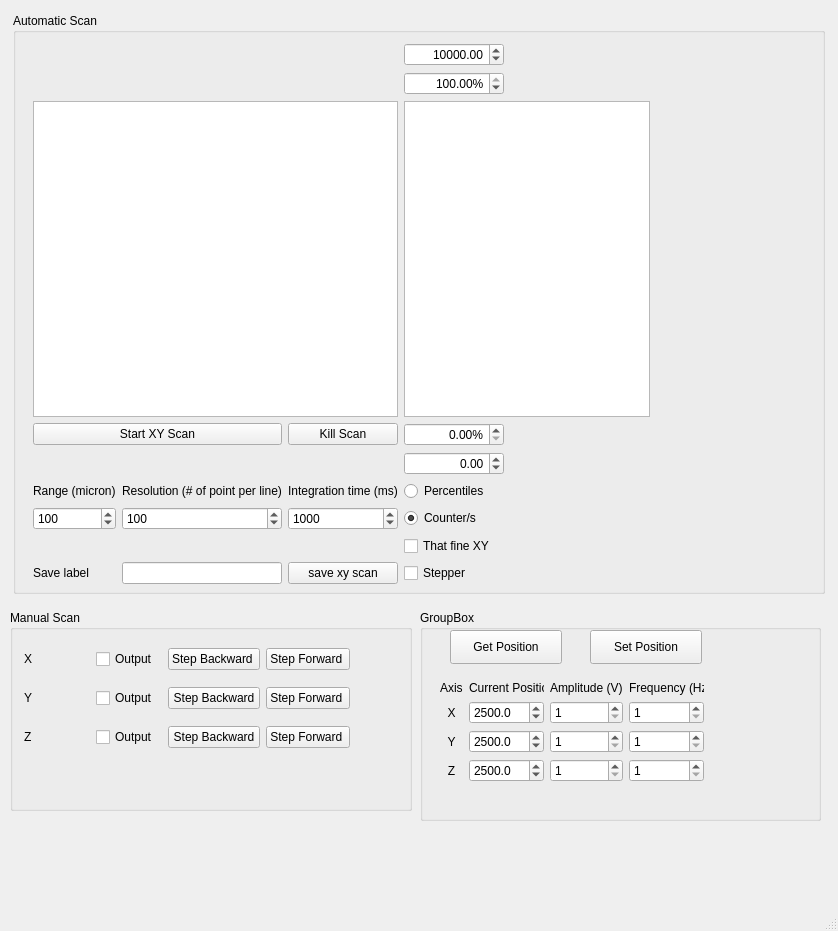
<?xml version="1.0" encoding="UTF-8"?>
<ui version="4.0">
 <class>MainWindow</class>
 <widget class="QMainWindow" name="MainWindow">
  <property name="geometry">
   <rect>
    <x>0</x>
    <y>0</y>
    <width>838</width>
    <height>931</height>
   </rect>
  </property>
  <property name="windowTitle">
   <string>MainWindow</string>
  </property>
  <widget class="QWidget" name="centralwidget">
   <widget class="QGroupBox" name="groupBox_3">
    <property name="geometry">
     <rect>
      <x>10</x>
      <y>610</y>
      <width>402</width>
      <height>201</height>
     </rect>
    </property>
    <property name="sizePolicy">
     <sizepolicy hsizetype="Preferred" vsizetype="Minimum">
      <horstretch>0</horstretch>
      <verstretch>0</verstretch>
     </sizepolicy>
    </property>
    <property name="title">
     <string>Manual Scan</string>
    </property>
    <widget class="QWidget" name="">
     <property name="geometry">
      <rect>
       <x>14</x>
       <y>27</y>
       <width>326</width>
       <height>122</height>
      </rect>
     </property>
     <layout class="QGridLayout" name="gridLayout_2">
      <item row="0" column="0">
       <widget class="QLabel" name="xAxisLabel_2">
        <property name="text">
         <string>X</string>
        </property>
       </widget>
      </item>
      <item row="0" column="1">
       <widget class="QCheckBox" name="xAxisCheckBox">
        <property name="text">
         <string>Output</string>
        </property>
       </widget>
      </item>
      <item row="0" column="2">
       <widget class="QPushButton" name="stepXBackwardPushButton">
        <property name="text">
         <string>Step Backward </string>
        </property>
       </widget>
      </item>
      <item row="0" column="3">
       <widget class="QPushButton" name="stepXForwardPushButton">
        <property name="text">
         <string>Step Forward </string>
        </property>
       </widget>
      </item>
      <item row="1" column="0">
       <widget class="QLabel" name="yAxisLabel_2">
        <property name="text">
         <string>Y</string>
        </property>
       </widget>
      </item>
      <item row="1" column="1">
       <widget class="QCheckBox" name="yAxisCheckBox">
        <property name="text">
         <string>Output</string>
        </property>
       </widget>
      </item>
      <item row="1" column="2">
       <widget class="QPushButton" name="stepYBackwardPushButton">
        <property name="text">
         <string>Step Backward</string>
        </property>
       </widget>
      </item>
      <item row="1" column="3">
       <widget class="QPushButton" name="stepYForwardPushButton">
        <property name="text">
         <string>Step Forward </string>
        </property>
       </widget>
      </item>
      <item row="2" column="0">
       <widget class="QLabel" name="zAxisLabel_2">
        <property name="text">
         <string>Z</string>
        </property>
       </widget>
      </item>
      <item row="2" column="1">
       <widget class="QCheckBox" name="zAxisCheckBox">
        <property name="text">
         <string>Output</string>
        </property>
       </widget>
      </item>
      <item row="2" column="2">
       <widget class="QPushButton" name="stepZBackwardPushButton">
        <property name="text">
         <string>Step Backward</string>
        </property>
       </widget>
      </item>
      <item row="2" column="3">
       <widget class="QPushButton" name="stepZForwardPushButton">
        <property name="text">
         <string>Step Forward </string>
        </property>
       </widget>
      </item>
     </layout>
    </widget>
    <zorder>zAxisLabel_2</zorder>
    <zorder>yAxisCheckBox</zorder>
    <zorder>zAxisCheckBox</zorder>
    <zorder>yAxisLabel_2</zorder>
    <zorder>stepXForwardPushButton</zorder>
    <zorder>stepXBackwardPushButton</zorder>
    <zorder>stepZBackwardPushButton</zorder>
    <zorder>stepZForwardPushButton</zorder>
    <zorder>stepYBackwardPushButton</zorder>
    <zorder>xAxisCheckBox</zorder>
    <zorder>stepYForwardPushButton</zorder>
    <zorder>xAxisLabel_2</zorder>
   </widget>
   <widget class="QGroupBox" name="automayicScanGroupBox">
    <property name="geometry">
     <rect>
      <x>13</x>
      <y>13</y>
      <width>812</width>
      <height>581</height>
     </rect>
    </property>
    <property name="sizePolicy">
     <sizepolicy hsizetype="Minimum" vsizetype="Preferred">
      <horstretch>0</horstretch>
      <verstretch>0</verstretch>
     </sizepolicy>
    </property>
    <property name="title">
     <string>Automatic Scan </string>
    </property>
    <widget class="QWidget" name="">
     <property name="geometry">
      <rect>
       <x>20</x>
       <y>30</y>
       <width>617</width>
       <height>541</height>
      </rect>
     </property>
     <layout class="QGridLayout" name="gridLayout">
      <item row="9" column="2">
       <widget class="QPushButton" name="savexy_pushButton">
        <property name="text">
         <string>save xy scan</string>
        </property>
       </widget>
      </item>
      <item row="9" column="1">
       <widget class="QLineEdit" name="savelabel">
        <property name="sizePolicy">
         <sizepolicy hsizetype="MinimumExpanding" vsizetype="Fixed">
          <horstretch>0</horstretch>
          <verstretch>0</verstretch>
         </sizepolicy>
        </property>
       </widget>
      </item>
      <item row="9" column="0">
       <widget class="QLabel" name="label_5">
        <property name="text">
         <string>Save label</string>
        </property>
       </widget>
      </item>
      <item row="3" column="0" colspan="2">
       <widget class="QPushButton" name="startScanPushButton">
        <property name="text">
         <string>Start XY Scan</string>
        </property>
       </widget>
      </item>
      <item row="6" column="2">
       <widget class="QDoubleSpinBox" name="integrationtime">
        <property name="suffix">
         <string extracomment="ms"/>
        </property>
        <property name="decimals">
         <number>0</number>
        </property>
        <property name="minimum">
         <double>0.000000000000000</double>
        </property>
        <property name="maximum">
         <double>1000000.000000000000000</double>
        </property>
        <property name="value">
         <double>1000.000000000000000</double>
        </property>
       </widget>
      </item>
      <item row="5" column="1">
       <widget class="QLabel" name="label_3">
        <property name="text">
         <string>Resolution (# of point per line)</string>
        </property>
       </widget>
      </item>
      <item row="0" column="3">
       <widget class="QDoubleSpinBox" name="counterMaxDoubleSpinBox">
        <property name="sizePolicy">
         <sizepolicy hsizetype="Fixed" vsizetype="Fixed">
          <horstretch>0</horstretch>
          <verstretch>0</verstretch>
         </sizepolicy>
        </property>
        <property name="maximumSize">
         <size>
          <width>100</width>
          <height>16777215</height>
         </size>
        </property>
        <property name="mouseTracking">
         <bool>true</bool>
        </property>
        <property name="acceptDrops">
         <bool>true</bool>
        </property>
        <property name="alignment">
         <set>Qt::AlignRight|Qt::AlignTrailing|Qt::AlignVCenter</set>
        </property>
        <property name="accelerated">
         <bool>true</bool>
        </property>
        <property name="suffix">
         <string/>
        </property>
        <property name="minimum">
         <double>-1000000000.000000000000000</double>
        </property>
        <property name="maximum">
         <double>1000000000.000000000000000</double>
        </property>
        <property name="value">
         <double>10000.000000000000000</double>
        </property>
       </widget>
      </item>
      <item row="6" column="0">
       <widget class="QDoubleSpinBox" name="image_range_InputWidget">
        <property name="decimals">
         <number>0</number>
        </property>
        <property name="maximum">
         <double>1000.000000000000000</double>
        </property>
        <property name="value">
         <double>100.000000000000000</double>
        </property>
       </widget>
      </item>
      <item row="9" column="3">
       <widget class="QCheckBox" name="stepscan_checkBox">
        <property name="text">
         <string>Stepper </string>
        </property>
       </widget>
      </item>
      <item row="1" column="3">
       <widget class="QDoubleSpinBox" name="percentileMaxDoubleSpinBox">
        <property name="maximumSize">
         <size>
          <width>100</width>
          <height>16777215</height>
         </size>
        </property>
        <property name="alignment">
         <set>Qt::AlignRight|Qt::AlignTrailing|Qt::AlignVCenter</set>
        </property>
        <property name="suffix">
         <string>%</string>
        </property>
        <property name="minimum">
         <double>0.000000000000000</double>
        </property>
        <property name="maximum">
         <double>100.000000000000000</double>
        </property>
        <property name="value">
         <double>100.000000000000000</double>
        </property>
       </widget>
      </item>
      <item row="2" column="0" colspan="3">
       <widget class="PlotWidget" name="xyScanView"/>
      </item>
      <item row="3" column="2">
       <widget class="QPushButton" name="KillScanPushButton">
        <property name="text">
         <string>Kill Scan</string>
        </property>
       </widget>
      </item>
      <item row="3" column="3">
       <widget class="QDoubleSpinBox" name="percentileMinDoubleSpinBox">
        <property name="maximumSize">
         <size>
          <width>100</width>
          <height>16777215</height>
         </size>
        </property>
        <property name="alignment">
         <set>Qt::AlignRight|Qt::AlignTrailing|Qt::AlignVCenter</set>
        </property>
        <property name="suffix">
         <string>%</string>
        </property>
        <property name="minimum">
         <double>0.000000000000000</double>
        </property>
        <property name="maximum">
         <double>100.000000000000000</double>
        </property>
        <property name="value">
         <double>0.000000000000000</double>
        </property>
       </widget>
      </item>
      <item row="6" column="1">
       <widget class="QDoubleSpinBox" name="xy_res_InputWidget">
        <property name="decimals">
         <number>0</number>
        </property>
        <property name="minimum">
         <double>1.000000000000000</double>
        </property>
        <property name="maximum">
         <double>5000.000000000000000</double>
        </property>
        <property name="value">
         <double>100.000000000000000</double>
        </property>
       </widget>
      </item>
      <item row="5" column="3">
       <widget class="QRadioButton" name="peercentiesRadioButton">
        <property name="text">
         <string>Percentiles</string>
        </property>
        <property name="checked">
         <bool>false</bool>
        </property>
       </widget>
      </item>
      <item row="5" column="0">
       <widget class="QLabel" name="label_2">
        <property name="text">
         <string>Range (micron)</string>
        </property>
       </widget>
      </item>
      <item row="8" column="3">
       <widget class="QCheckBox" name="XY_fine_checkbox">
        <property name="text">
         <string>That fine XY</string>
        </property>
       </widget>
      </item>
      <item row="4" column="3">
       <widget class="QDoubleSpinBox" name="counterMinDoubleSpinBox">
        <property name="sizePolicy">
         <sizepolicy hsizetype="Fixed" vsizetype="Fixed">
          <horstretch>0</horstretch>
          <verstretch>0</verstretch>
         </sizepolicy>
        </property>
        <property name="maximumSize">
         <size>
          <width>100</width>
          <height>16777215</height>
         </size>
        </property>
        <property name="mouseTracking">
         <bool>true</bool>
        </property>
        <property name="acceptDrops">
         <bool>true</bool>
        </property>
        <property name="alignment">
         <set>Qt::AlignRight|Qt::AlignTrailing|Qt::AlignVCenter</set>
        </property>
        <property name="accelerated">
         <bool>true</bool>
        </property>
        <property name="suffix">
         <string/>
        </property>
        <property name="minimum">
         <double>-1000000000.000000000000000</double>
        </property>
        <property name="maximum">
         <double>10000000.000000000000000</double>
        </property>
        <property name="value">
         <double>0.000000000000000</double>
        </property>
       </widget>
      </item>
      <item row="5" column="2">
       <widget class="QLabel" name="label">
        <property name="text">
         <string>Integration time (ms)</string>
        </property>
       </widget>
      </item>
      <item row="6" column="3">
       <widget class="QRadioButton" name="manualRadioButton">
        <property name="text">
         <string>Counter/s</string>
        </property>
        <property name="checked">
         <bool>true</bool>
        </property>
       </widget>
      </item>
      <item row="2" column="3">
       <widget class="PlotWidget" name="contrastView">
        <property name="sizePolicy">
         <sizepolicy hsizetype="Preferred" vsizetype="Expanding">
          <horstretch>0</horstretch>
          <verstretch>0</verstretch>
         </sizepolicy>
        </property>
       </widget>
      </item>
     </layout>
    </widget>
    <zorder>xyScanView</zorder>
    <zorder>contrastView</zorder>
    <zorder>startScanPushButton</zorder>
    <zorder>counterMinDoubleSpinBox</zorder>
    <zorder>percentileMinDoubleSpinBox</zorder>
    <zorder>manualRadioButton</zorder>
    <zorder>peercentiesRadioButton</zorder>
    <zorder>counterMaxDoubleSpinBox</zorder>
    <zorder>percentileMaxDoubleSpinBox</zorder>
    <zorder>KillScanPushButton</zorder>
    <zorder>XY_fine_checkbox</zorder>
    <zorder>stepscan_checkBox</zorder>
    <zorder></zorder>
   </widget>
   <widget class="QGroupBox" name="groupBox">
    <property name="geometry">
     <rect>
      <x>420</x>
      <y>610</y>
      <width>401</width>
      <height>211</height>
     </rect>
    </property>
    <property name="sizePolicy">
     <sizepolicy hsizetype="Preferred" vsizetype="Minimum">
      <horstretch>0</horstretch>
      <verstretch>0</verstretch>
     </sizepolicy>
    </property>
    <property name="title">
     <string>GroupBox</string>
    </property>
    <widget class="QPushButton" name="getposition_pushButton">
     <property name="geometry">
      <rect>
       <x>30</x>
       <y>20</y>
       <width>112</width>
       <height>34</height>
      </rect>
     </property>
     <property name="text">
      <string>Get Position</string>
     </property>
    </widget>
    <widget class="QPushButton" name="setposition_pushButton">
     <property name="geometry">
      <rect>
       <x>170</x>
       <y>20</y>
       <width>112</width>
       <height>34</height>
      </rect>
     </property>
     <property name="text">
      <string>Set Position</string>
     </property>
    </widget>
    <widget class="QWidget" name="">
     <property name="geometry">
      <rect>
       <x>20</x>
       <y>70</y>
       <width>264</width>
       <height>102</height>
      </rect>
     </property>
     <layout class="QGridLayout" name="gridLayout_5">
      <item row="0" column="0">
       <widget class="QLabel" name="axisLabel">
        <property name="enabled">
         <bool>true</bool>
        </property>
        <property name="text">
         <string>Axis</string>
        </property>
        <property name="scaledContents">
         <bool>false</bool>
        </property>
        <property name="margin">
         <number>0</number>
        </property>
        <property name="indent">
         <number>0</number>
        </property>
       </widget>
      </item>
      <item row="0" column="1">
       <widget class="QLabel" name="label_4">
        <property name="text">
         <string>Current Position</string>
        </property>
       </widget>
      </item>
      <item row="0" column="2">
       <widget class="QLabel" name="amplitudeLabel">
        <property name="enabled">
         <bool>true</bool>
        </property>
        <property name="text">
         <string>Amplitude (V)</string>
        </property>
        <property name="scaledContents">
         <bool>false</bool>
        </property>
        <property name="margin">
         <number>0</number>
        </property>
        <property name="indent">
         <number>0</number>
        </property>
       </widget>
      </item>
      <item row="0" column="3">
       <widget class="QLabel" name="frequencyLabel">
        <property name="text">
         <string>Frequency (Hz)</string>
        </property>
       </widget>
      </item>
      <item row="1" column="0">
       <widget class="QLabel" name="xAxisLabel">
        <property name="text">
         <string>X</string>
        </property>
        <property name="alignment">
         <set>Qt::AlignCenter</set>
        </property>
       </widget>
      </item>
      <item row="1" column="1">
       <widget class="QDoubleSpinBox" name="xpositionSpinBox">
        <property name="decimals">
         <number>1</number>
        </property>
        <property name="maximum">
         <double>5000.000000000000000</double>
        </property>
        <property name="value">
         <double>2500.000000000000000</double>
        </property>
       </widget>
      </item>
      <item row="1" column="2">
       <widget class="QDoubleSpinBox" name="xAmplitudeDoubleSpinBox">
        <property name="decimals">
         <number>0</number>
        </property>
        <property name="minimum">
         <double>1.000000000000000</double>
        </property>
        <property name="maximum">
         <double>70.000000000000000</double>
        </property>
       </widget>
      </item>
      <item row="1" column="3">
       <widget class="QDoubleSpinBox" name="xFrequencyDoubleSpinBox">
        <property name="decimals">
         <number>0</number>
        </property>
        <property name="minimum">
         <double>1.000000000000000</double>
        </property>
        <property name="maximum">
         <double>2000.000000000000000</double>
        </property>
       </widget>
      </item>
      <item row="2" column="0">
       <widget class="QLabel" name="yAxisLabel">
        <property name="text">
         <string>Y</string>
        </property>
        <property name="alignment">
         <set>Qt::AlignCenter</set>
        </property>
       </widget>
      </item>
      <item row="2" column="1">
       <widget class="QDoubleSpinBox" name="ypositionSpinBox">
        <property name="decimals">
         <number>1</number>
        </property>
        <property name="maximum">
         <double>5000.000000000000000</double>
        </property>
        <property name="value">
         <double>2500.000000000000000</double>
        </property>
       </widget>
      </item>
      <item row="2" column="2">
       <widget class="QDoubleSpinBox" name="yAmplitudeDoubleSpinBox">
        <property name="decimals">
         <number>0</number>
        </property>
        <property name="minimum">
         <double>1.000000000000000</double>
        </property>
        <property name="maximum">
         <double>70.000000000000000</double>
        </property>
       </widget>
      </item>
      <item row="2" column="3">
       <widget class="QDoubleSpinBox" name="yFrequencyDoubleSpinBox">
        <property name="decimals">
         <number>0</number>
        </property>
        <property name="minimum">
         <double>1.000000000000000</double>
        </property>
        <property name="maximum">
         <double>2000.000000000000000</double>
        </property>
       </widget>
      </item>
      <item row="3" column="0">
       <widget class="QLabel" name="zAxisLabel">
        <property name="text">
         <string>Z</string>
        </property>
        <property name="alignment">
         <set>Qt::AlignCenter</set>
        </property>
       </widget>
      </item>
      <item row="3" column="1">
       <widget class="QDoubleSpinBox" name="zpositionSpinBox">
        <property name="decimals">
         <number>1</number>
        </property>
        <property name="maximum">
         <double>5000.000000000000000</double>
        </property>
        <property name="value">
         <double>2500.000000000000000</double>
        </property>
       </widget>
      </item>
      <item row="3" column="2">
       <widget class="QDoubleSpinBox" name="zAmplitudeDoubleSpinBox">
        <property name="decimals">
         <number>0</number>
        </property>
        <property name="minimum">
         <double>1.000000000000000</double>
        </property>
        <property name="maximum">
         <double>70.000000000000000</double>
        </property>
       </widget>
      </item>
      <item row="3" column="3">
       <widget class="QDoubleSpinBox" name="zFrequencyDoubleSpinBox">
        <property name="decimals">
         <number>0</number>
        </property>
        <property name="minimum">
         <double>1.000000000000000</double>
        </property>
        <property name="maximum">
         <double>2000.000000000000000</double>
        </property>
       </widget>
      </item>
     </layout>
    </widget>
   </widget>
  </widget>
  <widget class="QMenuBar" name="menubar">
   <property name="geometry">
    <rect>
     <x>0</x>
     <y>0</y>
     <width>838</width>
     <height>31</height>
    </rect>
   </property>
  </widget>
  <widget class="QStatusBar" name="statusbar"/>
 </widget>
 <customwidgets>
  <customwidget>
   <class>PlotWidget</class>
   <extends>QGraphicsView</extends>
   <header>pyqtgraph</header>
  </customwidget>
 </customwidgets>
 <resources/>
 <connections/>
</ui>
